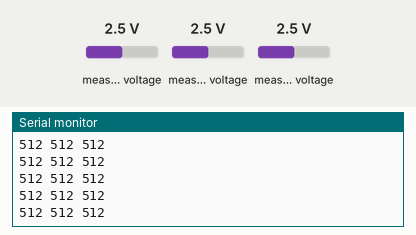
This sketch was run on a simulated Arduino Uno, built with avr-gcc and run on an emulated ATmega328P. Parts: the last lines printed to the serial monitor. Wiring (inferred from the names in the program): MCP3008 converter: CS pin 10. Inputs (shaded band) come from the test bench; at power-on: measured voltage 2.5 V.

Above: at 1.2 s.
1.3 s: measured voltage (sensor 200) set to 4.9 V
At 2.1 s:
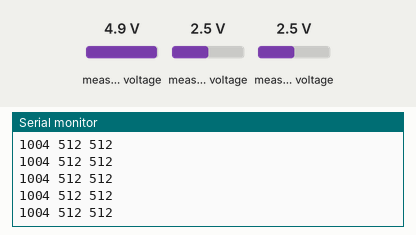
4.3 s: measured voltage (sensor 202) set to 0.1 V
At 5.4 s:
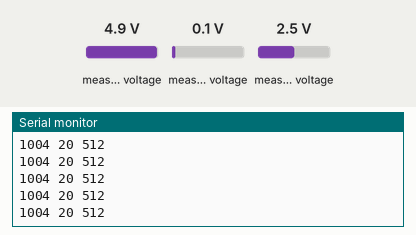
7.3 s: measured voltage (sensor 204) set to 0.1 V
At 8.3 s:
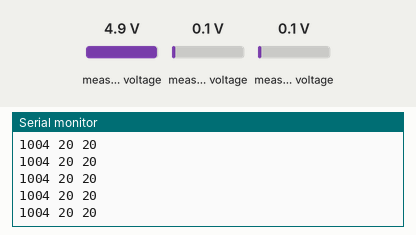
8.8 s: measured voltage (sensor 200) set to 0.1 V
At 9.4 s:
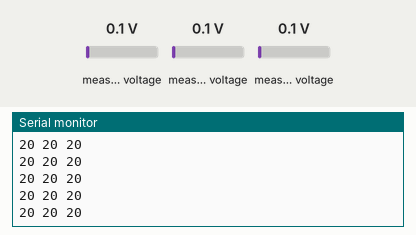
10.3 s: measured voltage (sensor 202) set to 1.2 V
At 11.1 s:
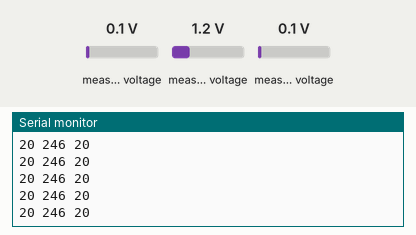
11.8 s: measured voltage (sensor 204) set to 1.2 V
At 12.6 s:
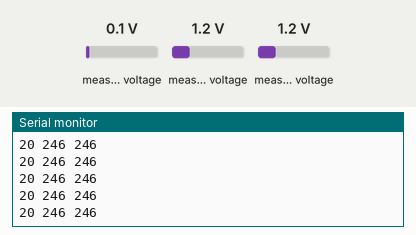
Timing chart, 0 to 14.3 s (numbered marks = the images above; inputs shaded):
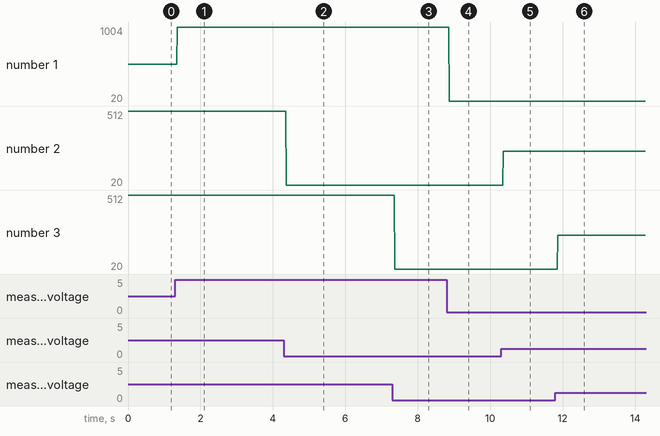

Measured:
- after the input at 1.3 s, the serial monitor: prints a new line after 0.07 s (image 1)
- after the input at 4.3 s, the serial monitor: prints a new line after 0.07 s (image 2)
- after the input at 7.3 s, the serial monitor: prints a new line after 0.07 s (image 3)
- after the input at 8.8 s, the serial monitor: prints a new line after 0.06 s (image 4)
- after the input at 10.3 s, the serial monitor: prints a new line after 0.06 s (image 5)
- after the input at 11.8 s, the serial monitor: prints a new line after 0.06 s (image 6)
- plotted number 1: 512 → 1004 after the input at 1.3 s
- plotted number 2: 512 → 20 after the input at 4.3 s, 20 → 246 after the input at 10.3 s

The sketch:

test_multi.ino
```cpp
    /*
      Utilisation d'un convertisseur analogique-numérique MCP3008 avec Arduino
      Lecture d'un potentiomètre sur pin digitale
      Arduino IDE 1.0.3
    */

    #include <SPI.h>

    #define slaveSelect 10

    void setup()
    {
      pinMode(slaveSelect, OUTPUT);

      // Initialisation du bus SPI
      SPI.begin();
      // Configuration du mode d'envoi des données :
      SPI.setBitOrder(MSBFIRST);  // bit le plus à gauche en premier
      SPI.setDataMode(SPI_MODE0); // Mode 0 : données capturées sur front montant d'horloge et transmises sur front descendant

      // Initialisation de la liaison série
      Serial.begin(9600);
    }

    void loop()
    {
      // Commande à envoyer au MCP3008 (sélection du canal)
      byte channel1 = 0b01000000;

      digitalWrite(slaveSelect, LOW);
      // Envoi de la commande de lecture
      SPI.transfer(channel1);

      // Envoi de deux bytes nuls pour réception des données
      byte high = SPI.transfer(0);
      byte low = SPI.transfer(0);

      // Fin de la communication
      digitalWrite(slaveSelect, HIGH);

      // Conversion en un seul "mot" de 16 bits
      unsigned int data1 = word(high, low);
      // Décalage à droite pour conserver les 10 bits qui nous intéressent
      data1 = (data1 >> 6);

      byte channel2 = 0b01001000;
      digitalWrite(slaveSelect, LOW);
      SPI.transfer(channel2);
      byte high2 = SPI.transfer(0);
      byte low2 = SPI.transfer(0);
      digitalWrite(slaveSelect, HIGH);
      unsigned int data2 = word(high2, low2);
      data2 = (data2 >> 6);

      byte channel3 = 0b01010000;
      digitalWrite(slaveSelect, LOW);
      SPI.transfer(channel3);
      high = SPI.transfer(0);
      low = SPI.transfer(0);
      digitalWrite(slaveSelect, HIGH);
      unsigned int data3 = word(high, low);
      data3 = (data3 >> 6);

      // Envoi sur liaison série
      Serial.print(data1);
      Serial.print(" ");
      Serial.print(data2);
      Serial.print(" ");
      Serial.println(data3);
      delay(10);
    }
```
